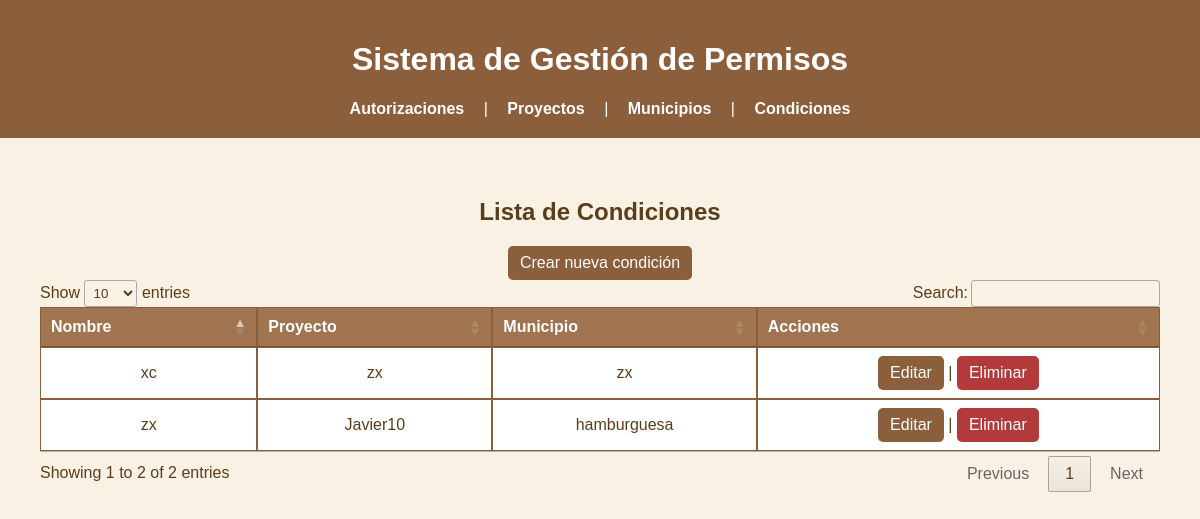
Page /autorizaciones/condiciones/ on the committed database.
### autorizaciones/models.py (models this page shows, shortened)
class Condicion(models.Model):
    nombre = models.CharField(max_length=255)
    descripcion = models.TextField()
    municipio = models.ForeignKey('Municipio', on_delete=models.CASCADE, related_name='condiciones')
    proyecto = models.ForeignKey('Proyecto', on_delete=models.CASCADE, related_name='condiciones')
    fecha_creacion = models.DateTimeField(default=timezone.now)

class Proyecto(models.Model):
    nombre = models.CharField(max_length=100)
    descripcion = models.TextField()
    fecha_inicio = models.DateField()
    fecha_fin = models.DateField()
    autorizacion = models.OneToOneField(Autorizacion, on_delete=models.CASCADE, null=True, blank=True)
    aprobado = models.BooleanField(default=False)
    def __str__(self):
        return self.nombre

class Municipio(models.Model):
    nombre = models.CharField(max_length=255)
    cid = models.CharField(max_length=20, unique=True)  # ID único
    telefono = models.CharField(max_length=20, blank=True, null=True)  # Teléfono opcional
    proyectos = models.ManyToManyField('Proyecto', related_name='municipios', blank=True)  # Relación con proyectos
    def __str__(self):
        return self.nombre

### autorizaciones/views.py (the view)
# urls.py: path('condiciones/', lista_condiciones, name='lista_condiciones'),
def lista_condiciones(request):
    condiciones = Condicion.objects.all()
    return render(request, 'condiciones/condicion_lista.html', {'condiciones': condiciones})

### autorizaciones/templates/condiciones/condicion_lista.html (shortened to what this page needs)
{% extends 'base.html' %}
{% block content %}
<!DOCTYPE html>
<html lang="es">
<head>
    <link rel="stylesheet"  href="//cdn.datatables.net/2.2.1/css/dataTables.dataTables.min.css">
    <link rel="stylesheet"  href="//cdn.datatables.net/2.2.1/css/dataTables.dataTables.min.css">
    <link rel="stylesheet">
</head>
<body>
    <main>
        <section>
            <h2>Lista de Condiciones</h2>
            <a href="{% url 'crear_condicion' %}" class="btn">Crear nueva condición</a>
            <table class="table table-bordered table-striped table-hover" id="tbl_condicion">
                <thead>
                    <tr>
                        <th>Nombre</th>
                        <th>Proyecto</th>
                        <th>Municipio</th>
                        <th>Acciones</th>
                    </tr>
                </thead>
                <tbody>
                    {% for condicion in condiciones %}
                    <tr>
                        <td>{{ condicion.nombre }}</td>
                        <td>{{ condicion.proyecto }}</td>
                        <td>{{ condicion.municipio }}</td>
                        <td>
                          <a href="{% url 'editar_condicion' condicion.pk %}" class="btn">Editar</a> |
                          <a href="{% url 'eliminar_condicion' condicion.pk %}" class="btn btn-danger">Eliminar</a>
                      </td>
                    </tr>
                    {% endfor %}
                </tbody>
            </table>
        </section>
    </main>
</body>
</html>
{% endblock %}

### autorizaciones/templates/base.html (style rules this page uses)
body { font-family: Arial, sans-serif; background-color: #f8f1e4; color: #5a3e1b; margin: 0; padding: 0; text-align: center; }
main { padding: 20px; }
table { width: 100%; border-collapse: collapse; margin-top: 20px; background-color: white; }
th, td { border: 1px solid #8b5e3c; padding: 10px; text-align: center; }
th { background-color: #a0744f; color: white; }

### autorizaciones/templates/condiciones/condicion_lista.html (style rules this page uses)
.btn { background-color: #8b5e3c; color: white; padding: 8px 12px; text-decoration: none; border-radius: 5px; display: inline-block; transition: background 0.3s, transform 0.2s; }
.btn-danger { background-color: #b33a3a; }

### rows in the picture
Condicion: nombre "zx", proyecto "Javier10", municipio "hamburguesa"
Condicion: nombre "xc", proyecto "zx", municipio "zx"
